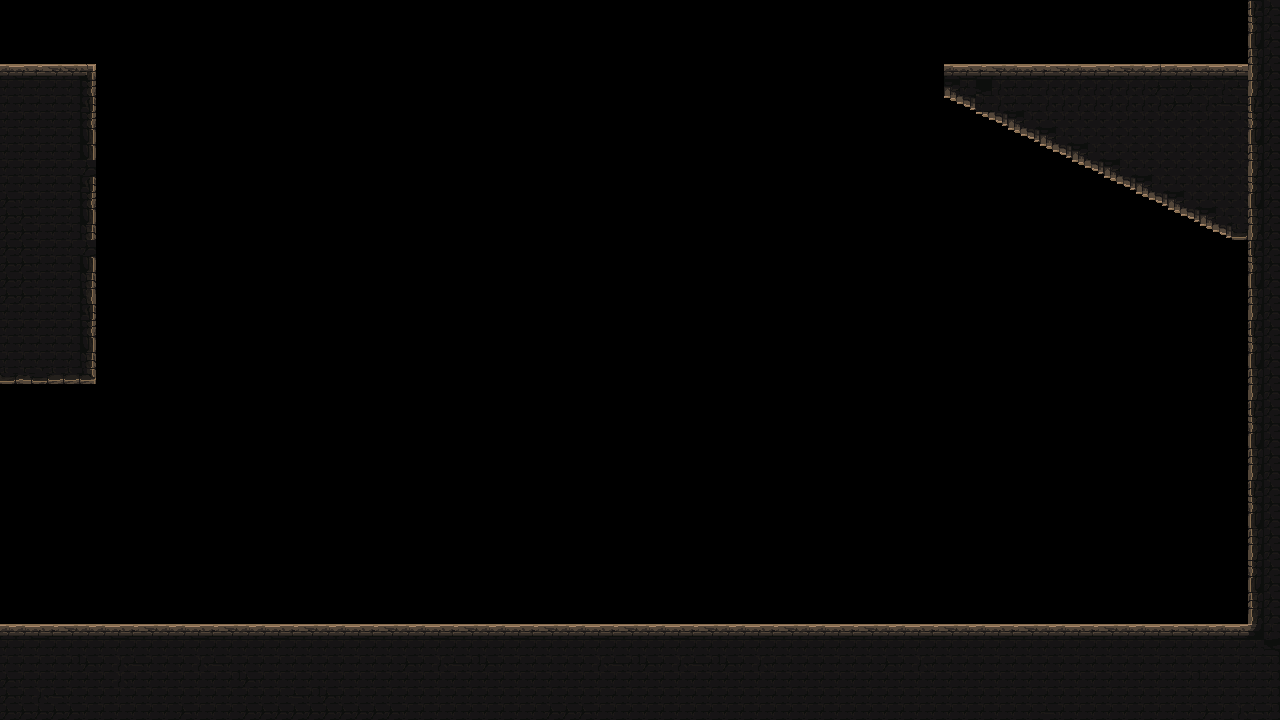

A level layout from a 2D game, rendered from its tile map. Below: a short description, then the map file with tile-grid data replaced by summaries:
An orthogonal 80x45 tile map with 16x16 px tiles, 1 tile layer (platform).

<map version="1.4" tiledversion="1.4.3" orientation="orthogonal" renderorder="right-down" width="80" height="45" tilewidth="16" tileheight="16" infinite="0" nextlayerid="2" nextobjectid="1">
 <tileset firstgid="1" name="mainlevbuild_A" tilewidth="16" tileheight="16" tilecount="4096" columns="64">
  <image source="mainlevbuild_A.png" width="1024" height="1024" />
 </tileset>
 <layer id="1" name="platform" width="80" height="45">
  <data>[3600 cells, 815 non-empty, 35 distinct tile ids]</data>
 </layer>
</map>
